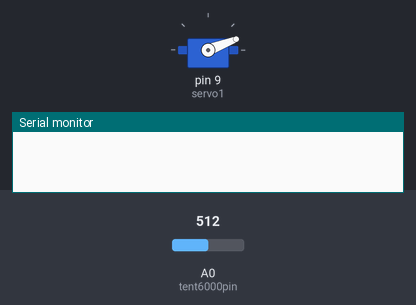
Bench run of a sketch on a simulated Arduino Uno, built with avr-gcc and run on an emulated ATmega328P. Parts: servo, the last lines printed to the serial monitor. The inputs (shaded band) are chosen by the test bench; at power-on: A0 (tent6000pin) = 512.

Above: at 2.6 s.
At 37.6 s:
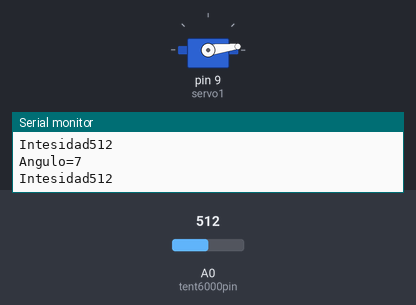
Timing chart, 0 to 40.0 s (numbered marks = the images above):
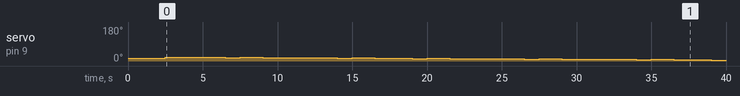

The sketch:

On_off.ino
```cpp
#include <Servo.h>

Servo servo1;
int Delta = 20;
int tent6000pin = A0;
int IntensidadActual;
int IntensidadPrevia;


void setup() {
Serial.begin(9600);
 servo1.attach(9);
 servo1.write(15); //Ángulo inicial (5 menos que delta)
 delay(2000);
}


//si va a cero que se settea a 90


void loop() {

  IntensidadPrevia = analogRead(tent6000pin); //Medí la intensidad (Previa)
  delay(500);

  servo1.write(Delta+1); //Movete a Delta
  delay(500);

  IntensidadActual = analogRead(tent6000pin); //Medí la intensidad (Actual)
  delay(500);


  Serial.print("Angulo=");
  Serial.println(Delta);
  Serial.print("Intesidad");
  Serial.println(IntensidadActual);
  delay(500);

  if (IntensidadActual > IntensidadPrevia) //Si aumento la intensidad
  {

  servo1.write(Delta+1);
  Delta = Delta + 1;
  delay(500);
  }
  else
  {
  servo1.write(Delta-1);
  Delta = Delta-1;
  delay(500);
  }
}
```

Measured:
- by itself, servo on pin 9 (servo1): 15° → 21° at 2.5 s, → 19° 1.5 s later, → 20° 1.0 s later, → 18° 1.5 s later, … (30 changes in this stretch)
